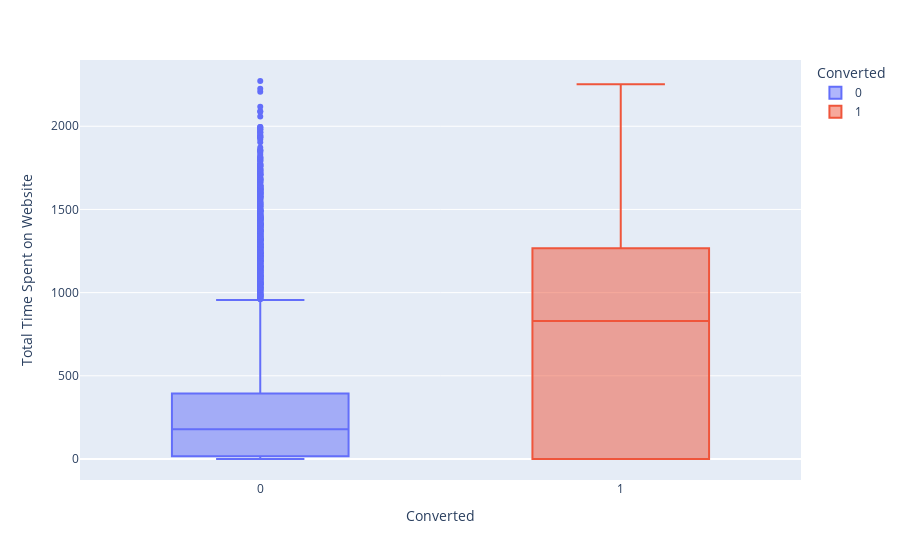

This figure's notebook cell:
### Code cell
fig = px.box(df_leads, x='Converted', y='Total Time Spent on Website', color='Converted')
fig.show()

### Figure 1 — Plotly figure (JSON) as saved in the notebook; plotly's stock layout.template omitted (floating-point values rounded to 4 significant figures; data arrays with more than 128 entries replaced by an {"elided": "..."} marker saying what was removed)
{"data": [{"alignmentgroup": "True", "hovertemplate": "Converted=%{x}<br>Total Time Spent on Website=%{y}<extra></extra>", "legendgroup": "0", "marker": {"color": "#636efa"}, "name": "0", "notched": false, "offsetgroup": "0", "orientation": "v", "showlegend": true, "type": "box", "x": {"elided": "5651 int values"}, "x0": " ", "xaxis": "x", "y": {"elided": "5651 int values"}, "y0": " ", "yaxis": "y"}, {"alignmentgroup": "True", "hovertemplate": "Converted=%{x}<br>Total Time Spent on Website=%{y}<extra></extra>", "legendgroup": "1", "marker": {"color": "#EF553B"}, "name": "1", "notched": false, "offsetgroup": "1", "orientation": "v", "showlegend": true, "type": "box", "x": {"elided": "3452 int values"}, "x0": " ", "xaxis": "x", "y": {"elided": "3452 int values"}, "y0": " ", "yaxis": "y"}], "layout": {"boxmode": "overlay", "legend": {"title": {"text": "Converted"}, "tracegroupgap": 0}, "margin": {"t": 60}, "xaxis": {"anchor": "y", "categoryarray": [0, 1], "categoryorder": "array", "domain": [0, 1], "title": {"text": "Converted"}}, "yaxis": {"anchor": "x", "domain": [0, 1], "title": {"text": "Total Time Spent on Website"}}}}
